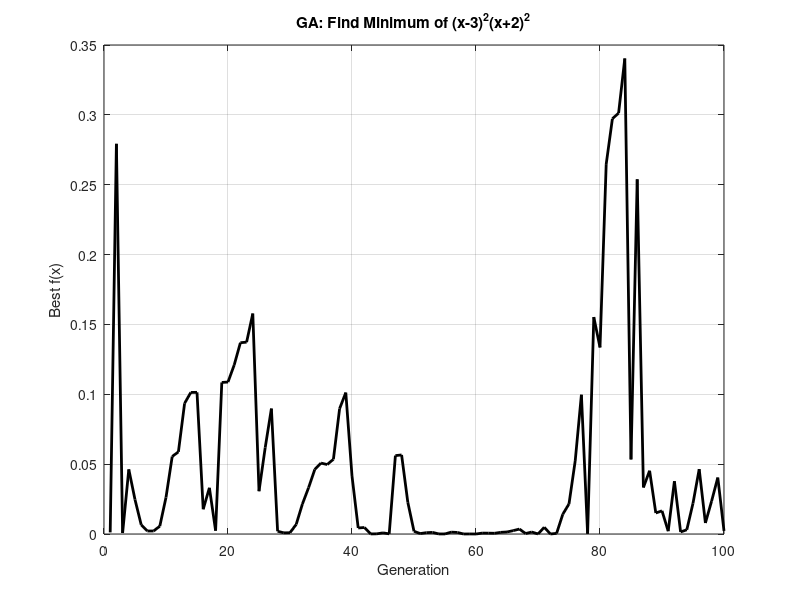

Write the MATLAB code that produced this figure.
clc; clear; close all;

%% * Function with roots at -2 and 3
fitnessFunc = @(x) (x - 3).^2 .* (x + 2).^2;

popSize = 30;
maxGen = 100;
pop = -5 + 10 * rand(popSize, 1);  % Range: [-5, 5]
mutRate = 0.1;

bestFitness = zeros(maxGen, 1);

for gen = 1:maxGen
    fitness = -fitnessFunc(pop);  % Maximize negative of function (minimize original)

    %% Selection
    prob = fitness - min(fitness) + eps;
    prob = prob / sum(prob);
    cumProb = cumsum(prob);
    newPop = zeros(size(pop));
    for i = 1:popSize
        r = rand;
        idx = find(cumProb >= r, 1);
        newPop(i) = pop(idx);
    end

    %% Crossover
    for i = 1:2:popSize
        if i+1 <= popSize
            alpha = rand;
            newPop(i) = alpha * newPop(i) + (1-alpha) * newPop(i+1);
            newPop(i+1) = alpha * newPop(i+1) + (1-alpha) * newPop(i);
        end
    end

    %% Mutation
    for i = 1:popSize
        if rand < mutRate
            newPop(i) = newPop(i) + 0.5 * randn;
            newPop(i) = max(-5, min(5, newPop(i)));
        end
    end

    pop = newPop;
    bestFitness(gen) = min(fitnessFunc(pop));
end

%% * Plot
figure;
plot(1:maxGen, bestFitness, 'k-', 'LineWidth', 2);
xlabel('Generation'); ylabel('Best f(x)');
title('GA: Find Minimum of (x-3)^2(x+2)^2');
grid on;

%% ---------- Report the solution ----------
finalObj = fitnessFunc(pop);                 % the ORIGINAL objective
[bestVal, bestIdx] = min(finalObj);
bestX = pop(bestIdx);

fprintf('\n=== Result: minimise (x-3)^2 (x+2)^2 ===\n');
fprintf('  best x         : %.6f\n', bestX);
fprintf('  f(x)           : %.6e\n', bestVal);

% Part D of the lab asks which root the run converged to. Answer it here
% rather than leaving the student to eyeball a plot.
if abs(bestX - 3) < abs(bestX + 2)
    fprintf('  converged nearer to root :  3\n');
else
    fprintf('  converged nearer to root : -2\n');
end

nearThree = sum(abs(pop - 3) < abs(pop + 2));
fprintf('  population split : %d near 3, %d near -2\n', nearThree, popSize - nearThree);
fprintf('\nBoth roots are global minima with f = 0. Which one a run finds\n');
fprintf('depends entirely on random initialisation -- rerun and compare.\n');
